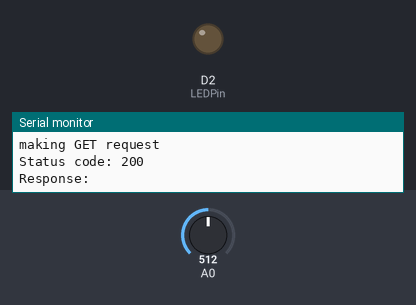
The sketch below on a simulated Arduino MKR. On the bench: output pins drawn as LEDs (lit = HIGH), the last lines printed to the serial monitor. The inputs (shaded band) are chosen by the test bench; at power-on: A0 = 512. WiFi joins after 1.5 s; servers stay silent unless stated; uploads are accepted with an empty reply.

Above: at 5.1 s.
At 13.5 s:
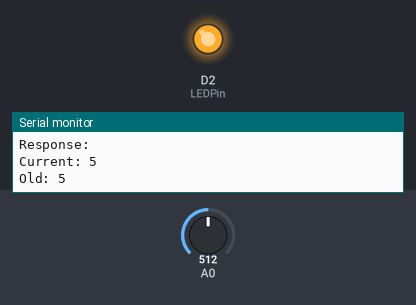
Timing chart, 0 to 29.8 s (numbered marks = the images above):
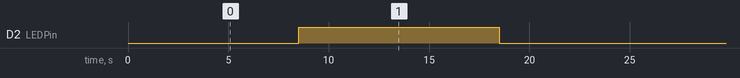

Measured:
- by itself, D2 (LEDPin): alternates HIGH for 10.0 s and LOW for 11.6 s

The sketch:

triangle_post_poll.ino
```cpp
#include <ArduinoHttpClient.h>
//#include <WiFi101.h>
#include <WiFiNINA.h>
#include "arduino_secrets.h"
#include <ArduinoJson.h>

int mac1_latestData = 0;
int mac2_latestData = 0;
int mac3_latestData = 0;
int mac4_latestData = 0;
char serverAddress[] = "206.189.189.187";
int port = 8080;
int oldPot = 0;
int currentPot = 0;
const int LEDPin = 2;
bool friend1_update = false;
bool friend2_update = false;
int getStatusCode1 = 0;
int getStatusCode2 = 0;
int last_friend1_ID = 1;
int last_friend2_ID = 1;

WiFiClient wifi;
HttpClient client = HttpClient(wifi, serverAddress, port);
int status = WL_IDLE_STATUS;

void setup() {
  pinMode(LEDPin, OUTPUT);
  Serial.begin(9600);
  while ( status != WL_CONNECTED) {
    Serial.print("Attempting to connect to Network named: ");
    Serial.println(SECRET_SSID);                   // print the network name (SSID);
    // Connect to WPA/WPA2 network:
    status = WiFi.begin(SECRET_SSID, SECRET_PASS);
  }

  // print the SSID of the network you're attached to:
  Serial.print("SSID: ");
  Serial.println(WiFi.SSID());

  // print your WiFi shield's IP address:
  IPAddress ip = WiFi.localIP();
  Serial.print("IP Address: ");
  Serial.println(ip);

  //our mini table right now has 4 objects per 4 mac addresses which correlates to array size
  //each object has 3 items: mac_address, data_point, recorded_at
  //TODO: remove dummy mac_address
  const size_t capacity = JSON_ARRAY_SIZE(4) + JSON_OBJECT_SIZE(3) + 30;
  DynamicJsonDocument doc(capacity);

  //our json object comes from our get request of the mini table
  String json = getLatest();
  Serial.println(json);

  deserializeJson(doc, json);

  //const char* sensor = doc["sensor"]; // "gps"
  //long time = doc["time"]; // 1351824120

  mac1_latestData = doc[0]["data"];
  mac2_latestData = doc[1]["data"];
  mac3_latestData = doc[2]["data"];
  mac4_latestData = doc[3]["data"];
  Serial.println(mac1_latestData);
}

void loop() {

  //get latest data function call
  getLatest();

  //check for updates from other devices
  getFriend1PotUpdate();
  getFriend2PotUpdate();

  //if there's an update, next function returns true
  friendUpdate();
  delay(3000);

  //also check if we need to post an update of our own pot
  postPotUpdate();
  delay(3000);

  //if there is an update from friends, turn an LED ON for 10 seconds
  if (friend1_update || friend2_update) {
    digitalWrite(LEDPin, HIGH);
    delay(10000);
    digitalWrite(LEDPin, LOW);
    delay(10);
  }
  else {
    digitalWrite(LEDPin, LOW);
    friend1_update = false;
  }

  Serial.println("Wait five seconds");

  //repeat every 5 seconds
  delay(5000);
}

String getLatest(){
  Serial.println("making GET request for LATEST");
  client.beginRequest();

  //replace mac under here with your mac address
  String get_data = "/latest/?macAddress=4C:11:AE:C9:6A:E8&sessionKey=12345678";

  client.get(get_data);
  client.endRequest();
  String response = client.responseBody();
  return response;
}

void postPotUpdate() {

  int potentiometer = analogRead(A0);                  // read the input pin
  currentPot = map(potentiometer, 0, 1023, 0, 10); // remap the pot value to fit in 1 byte

  if (abs(currentPot - oldPot) >= 1) {
    Serial.println("We've changed!");

    Serial.println("making POST request");
    String contentType = "application/x-www-form-urlencoded";

  //PUT YOUR MAC ADDRESS HERE//
    String postData = "macAddress=A4:CF:12:23:4E:7C&sessionKey=12345678&data=" + String(currentPot);
    client.beginRequest();
    //client.post("/post-test", contentType, postData);
    client.post("/data", contentType, postData);
    client.endRequest();

    int postStatusCode = client.responseStatusCode();
    String response = client.responseBody();

    Serial.print("Status code: ");
    Serial.println(postStatusCode);
    Serial.print("Response: ");
    Serial.println(response);

    oldPot = currentPot;
  }

  Serial.print("Current: ");
  Serial.println(currentPot);
  Serial.print("Old: ");
  Serial.println(oldPot);

}

int getFriend1PotUpdate() {

  Serial.println("making GET request");
  client.beginRequest();


  //REPLACE MAC ADDRESS OF FRIEND1 HERE
  //Emily MAC: A4:CF:12:22:1A:1C
  //Ben MAC: 4C:11:AE:C9:6A:E
  //Christina MAC: A4:CF:12:23:4E:7C

  //String get_data = "/data/" + String(last_friend1_ID+1) + "/?macAddress=AA:BB:CC:DD:EE:FF&sessionKey=12345678";
  String get_data = "/data/" + String(last_friend1_ID) + "/?macAddress=4C:11:AE:C9:6A:E8&sessionKey=12345678";
  client.get(get_data);

  //generic get all request
  //client.get("/data?macAddress=AA%3ABB%3ACC%3ADD%3AEE%3AFF&sessionKey=12345678");

  client.endRequest();

  //gather the status response from the server, also store the body into a string and get its length
  getStatusCode1 = client.responseStatusCode();
  String getResponse = client.responseBody();

  //print them out for debugging
  Serial.print("Status code: ");
  Serial.println(getStatusCode1);
  Serial.print("Response: ");
  Serial.println(getResponse);
  return getStatusCode1;

}

int getFriend2PotUpdate() {

  Serial.println("making GET request");
  client.beginRequest();

  //REPLACE MAC ADDRESS OF FRIEND2 HERE
  String get_data = "/data/" + String(last_friend2_ID) + "/?macAddress=A4:CF:12:22:1A:1C&sessionKey=12345678";
  client.get(get_data);

  client.endRequest();
  getStatusCode2 = client.responseStatusCode();
  String getResponse = client.responseBody();

  Serial.print("Status code: ");
  Serial.println(getStatusCode2);
  Serial.print("Response: ");
  Serial.println(getResponse);
  return getStatusCode2;


}


void friendUpdate() {


   if (getStatusCode1 == 200 || getStatusCode1 == 201){
    last_friend1_ID++;
    friend1_update = true;
  }
  else{
    friend1_update = false;
  }

 if (getStatusCode2 == 200 || getStatusCode2 == 201){
    last_friend2_ID++;
    friend2_update = true;
  }
  else{
    friend2_update = false;
  }

}
```

arduino_secrets.h
```cpp
#define SECRET_SSID "thirstybutter"
#define SECRET_PASS "bagelbob"
```
